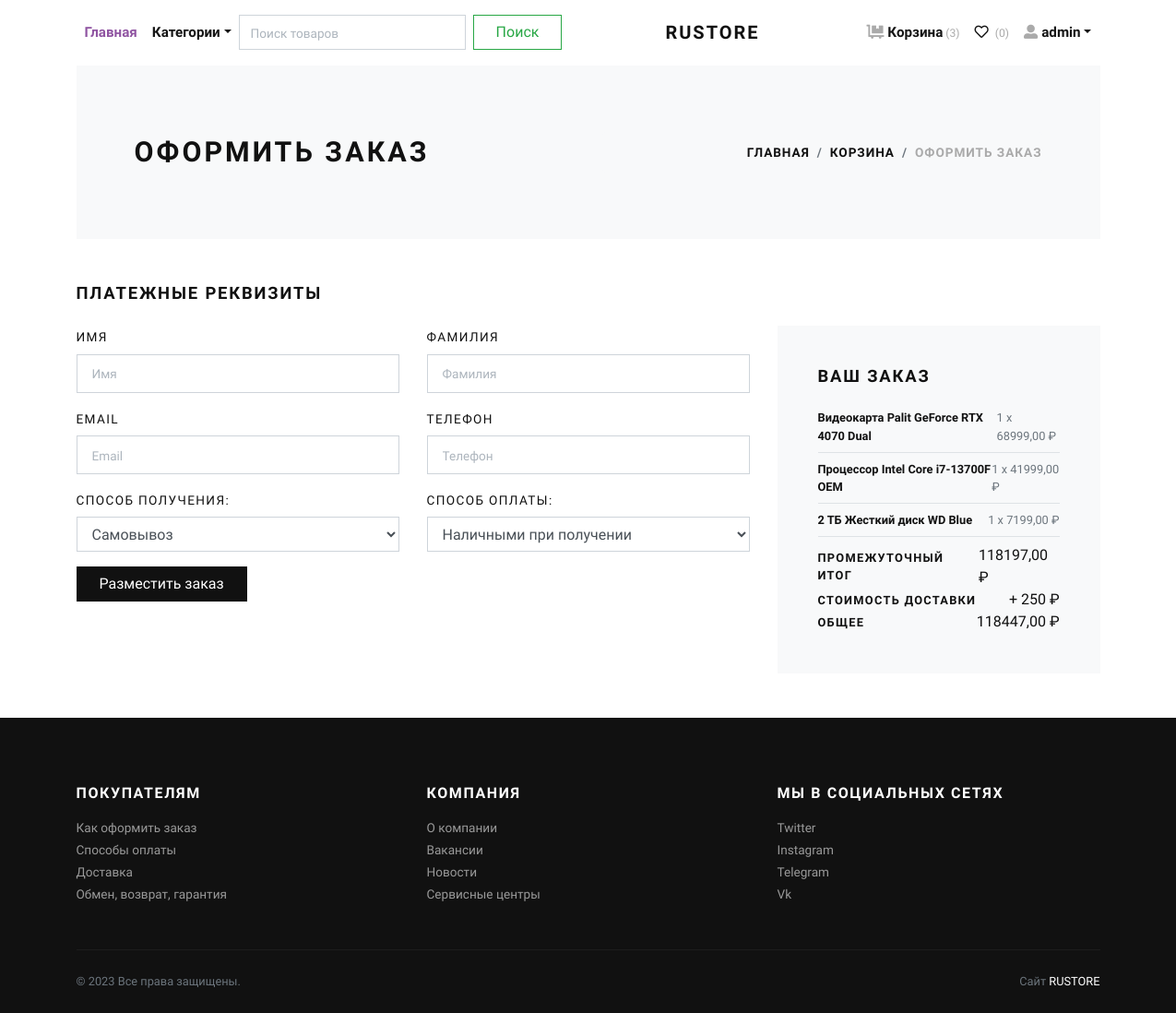
/checkout/ (signed in), run on an earlier commit of the app's database.
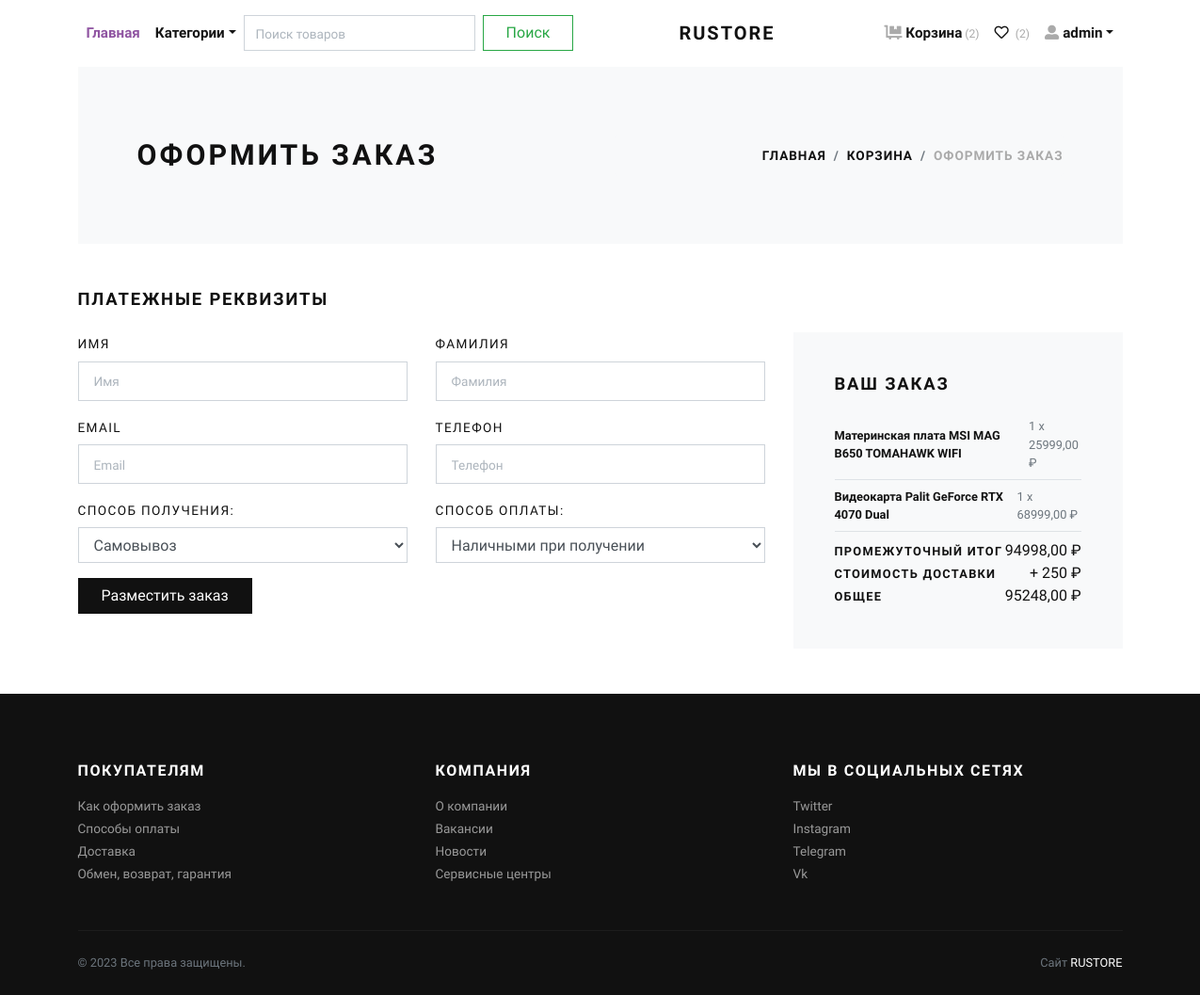
And on a later commit of the database.
### store/models.py (models this page shows, shortened)
class Cart(models.Model):
    user = models.ForeignKey(User, verbose_name="User", on_delete=models.CASCADE)
    product = models.ForeignKey(Product, verbose_name="Product", on_delete=models.CASCADE)
    quantity = models.PositiveIntegerField(default=1, verbose_name="Quantity")
    created_at = models.DateTimeField(auto_now_add=True, verbose_name="Created Date")
    updated_at = models.DateTimeField(auto_now=True, verbose_name="Updated Date")

class Product(models.Model):
    title = models.CharField(max_length=150, verbose_name="Product Title")
    slug = models.SlugField(max_length=160, verbose_name="Product Slug")
    sku = models.CharField(max_length=255, unique=True, verbose_name="Unique Product ID (SKU)")
    short_description = models.TextField(verbose_name="Short Description")
    detail_description = models.TextField(blank=True, null=True, verbose_name="Detail Description")
    product_image = models.ImageField(upload_to='product', blank=True, null=True, verbose_name="Product Image")
    price = models.DecimalField(max_digits=8, decimal_places=2)
    category = models.ForeignKey(Category, verbose_name="Product Categoy", on_delete=models.CASCADE)
    is_active = models.BooleanField(verbose_name="Is Active?")
    is_featured = models.BooleanField(verbose_name="Is Featured?")
    created_at = models.DateTimeField(auto_now_add=True, verbose_name="Created Date")
    updated_at = models.DateTimeField(auto_now=True, verbose_name="Updated Date")
    returnable = models.BooleanField(default=True, verbose_name='Возможен возврат')
    in_stock = models.BooleanField(default=True, verbose_name='Есть в наличии')
    sold = models.BooleanField(default=False, verbose_name='Продан')
    discount = models.BooleanField(default=False, verbose_name='Скидка')
    best_offer = models.BooleanField(default=False, verbose_name='Лучшее предложение')
    buy_now = models.BooleanField(default=False, verbose_name='Купить сейчас')
    class Meta:
        verbose_name_plural = 'Products'
        ordering = ('-created_at',)

### store/views.py (the view, shortened to what this page needs)
# urls.py: path('checkout/', views.checkout, name="checkout"),
@login_required  # Декоратор для представлений, который проверяет, что пользователь вошел в систему, перенаправляя
def checkout(request):  # оформление заказа
    user = request.user
    order = Order.objects.filter(user=user).last()
    cart_products = Cart.objects.filter(user=user)
    amount = decimal.Decimal(0)
    shipping_amount = decimal.Decimal(250)
    cp = [p for p in Cart.objects.all() if p.user == user]
    if cp:
        for p in cp:
            temp_amount = (p.quantity * p.product.price)
            amount += temp_amount
    addresses = Address.objects.filter(user=user)
    store_address = {
        'locality': 'ул. Карла Маркса, д. 125',
        'city': 'Красноярск',
        'state': 'Центральный район'
    }
    context = {
        'order': order,
        'cart_products': cart_products,
        'amount': amount,
        'shipping_amount': shipping_amount,
        'total_amount': amount + shipping_amount,
        'addresses': addresses,
        'store_address': store_address,
    }
    return render(request, 'store/checkout.html', context)

### store/context_preprocessors.py (called while the page is built)
def store_menu(request):
    categories = Category.objects.filter(is_active=True)
    context = {
        'categories_menu': categories,
    }
    return context

def cart_menu(request):
    if request.user.is_authenticated:                      #проверка пользователя на аутентификацию
        cart_items= Cart.objects.filter(user=request.user) #получаем объекты из корзины
        context = {
            'cart_items': cart_items,
        }
    else:
        context = {}
    return context

def favorites_count(request):
    if request.user.is_authenticated:
        count = Favorite.objects.filter(user=request.user).count()
    else:
        count = 0
    return {'favorites_count': count}

### templates/store/checkout.html (shortened to what the changed rows need)
{% extends 'base.html' %}
{% load static %}
    {% block content %}
      <div class="container">
        <section class="py-5 bg-light">
          <div class="container">
            <div class="row px-4 px-lg-5 py-lg-4 align-items-center">
              <div class="col-lg-6">
                <h1 class="h2 text-uppercase mb-0">Оформить заказ</h1>
              </div>
            </div>
          </div>
        </section>
        <section class="py-5">
          <h2 class="h5 text-uppercase mb-4">Платежные реквизиты</h2>
          <div class="row">
            <div class="col-lg-4">
              <div class="card border-0 rounded-0 p-lg-4 bg-light">
                <div class="card-body">
                  <ul class="list-unstyled mb-0">
                    {% for item in cart_products %}
                    <li class="d-flex align-items-center justify-content-between">
                        <strong class="small font-weight-bold">{{ item.product.title }}</strong>
                        <span class="text-muted small">{{ item.quantity }} x {{ item.product.price }} ₽</span>
                    </li>
                    <li class="border-bottom my-2"></li>
                    {% endfor %}
                    <li class="d-flex align-items-center justify-content-between">
                      <strong class="text-uppercase small font-weight-bold">Промежуточный итог</strong>
                      <span>{{amount}} ₽</span>
                    </li>
                    <li class="d-flex align-items-center justify-content-between">
                      <strong class="text-uppercase small font-weight-bold">Стоимость доставки</strong>
                      <span>+ {{shipping_amount}} ₽</span>
                    </li>
                    <li class="d-flex align-items-center justify-content-between">
                        <strong class="text-uppercase small font-weight-bold">Общее</strong>
                        <span>{{ total_amount }} ₽</span>
                    </li>
                  </ul>
                </div>
              </div>
            </div>
          </div>
        </section>
      </div>
      {% endblock content %}

### templates/navbar.html (shortened to what this page needs)
{% load static %}
      <header class="header bg-white">
        <div class="container px-0 px-lg-3">
          <nav class="navbar navbar-expand-lg navbar-light py-3 px-lg-0"><a class="navbar-brand" href="{% url 'store:home' %}"><span class="font-weight-bold text-uppercase text-dark">RUSTORE</span></a>
            <div class="collapse navbar-collapse" id="navbarSupportedContent">
              <ul class="navbar-nav mr-auto">
                <li class="nav-item">
                  <a class="nav-link active" href="{% url 'store:home' %}">Главная</a>
                </li>
                <li class="nav-item dropdown"><a class="nav-link dropdown-toggle" id="pagesDropdown" href="#" data-toggle="dropdown" aria-haspopup="true" aria-expanded="false">Категории</a>
                </li>
                <form class="form-inline my-2 my-lg-0" action="{% url 'store:search' %}" method="get">
                  <input class="form-control mr-sm-2" type="search" placeholder="Поиск товаров" aria-label="Search" name="q">
                  <button class="btn btn-outline-success my-2 my-sm-0" type="submit">Поиск</button>
                </form>
              </ul>
              <ul class="navbar-nav ml-auto">
                {% if request.user.is_authenticated %}
                  <li class="nav-item"><a class="nav-link" href="{% url 'store:cart' %}"> <i class="fas fa-dolly-flatbed mr-1 text-gray"></i>Корзина<small class="text-gray"> ({{cart_items.count}})</small></a></li>
                  <li class="nav-item"><a class="nav-link" href="{% url 'store:favorites' %}"> <i class="far fa-heart mr-1"></i><small class="text-gray"> ({{ favorites_count }})</small></a></li>
                  <li class="nav-item dropdown"><a class="nav-link dropdown-toggle" id="pagesDropdown" href="#" data-toggle="dropdown" aria-haspopup="true" aria-expanded="false"><i class="fas fa-user-alt mr-1 text-gray"></i>{{request.user.username}}</a></a>
                </li>
                {% else %}
                  <li class="nav-item"><a class="nav-link" href="{% url 'store:login' %}">Войти</a></li>
                  <li class="nav-item"><a class="nav-link" href="{% url 'store:register' %}">Создать аккаунт</a></li>
                {% endif %}
              </ul>
            </div>
          </nav>
        </div>
      </header>

What changed in the data, as far as the page shows it:
removed Cart: product "Процессор Intel Core i7-13700F OEM", quantity "1", product.price "41999,00"
removed Cart: product "2 ТБ Жесткий диск WD Blue", quantity "1", product.price "7199,00"
added Cart: product "Материнская плата MSI MAG B650 TOMAHAWK WIFI", quantity "1", product.price "25999,00"
Also different on the page:
{{ cart_items.count }}: "3" → "2"
{{ favorites_count }}: "0" → "2"
{{ amount }}: "118197,00" → "94998,00"
{{ total_amount }}: "118447,00" → "95248,00"
